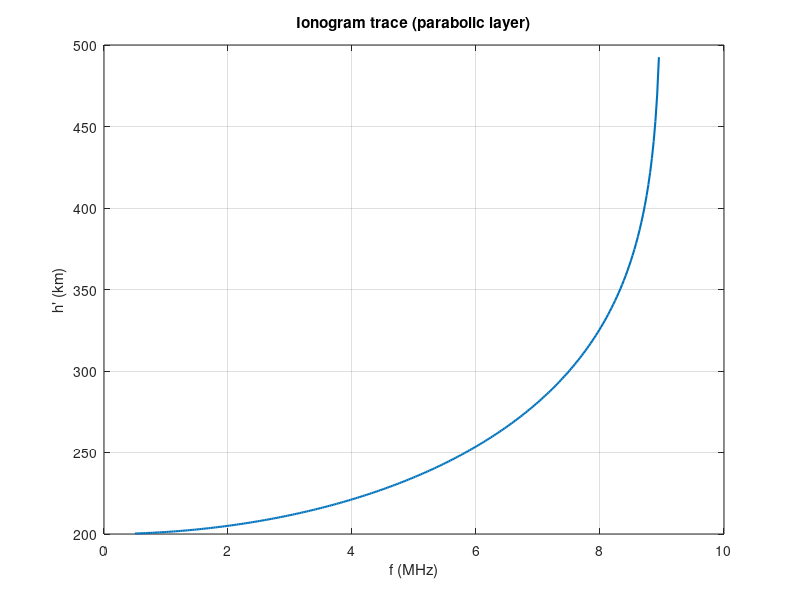
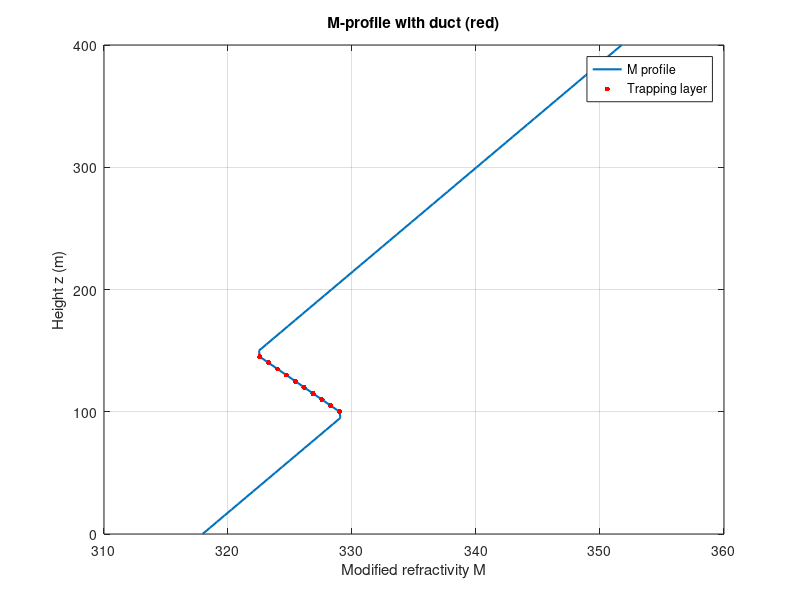

Recreate these plots in MATLAB, in order.
%% Exp 20 : Ionospheric virtual height and tropospheric refractivity / duct analysis
clc; clear; close all;

%% Part A : virtual height h'(f) of a parabolic layer (ionogram)
fc = 9; hb = 200; ym = 100;                   % MHz, km
f  = linspace(0.5,8.95,300);
hv = hb + (ym/2)*(f/fc).*log((1+f/fc)./(1-f/fc));
figure; plot(f,hv,'LineWidth',1.5); grid on; xlabel('f (MHz)'); ylabel("h' (km)"); title('Ionogram trace (parabolic layer)');
dt = 2e-3; hv_pulse = 3e8*dt/2/1e3;           % h' = c*dt/2 (km)
fprintf("Echo delay %.1f ms -> virtual height h' = %.0f km\n", dt*1e3, hv_pulse);
hf = @(x) hb + (ym/2)*(x/fc).*log((1+x/fc)./(1-x/fc));
exp_h = [221.2 253.6 325.9]; fq = [4 6 8];
fprintf('\n f(MHz)  computed h''(km)  expected  deviation(%%)\n');
for i = 1:3, fprintf('%5g %14.1f %10.1f %10.2f\n', fq(i), hf(fq(i)), exp_h(i), 100*(hf(fq(i))-exp_h(i))/exp_h(i)); end

%% Part B : tropospheric refractivity and M profile
T = 288; P = 1013; e = 10;                    % K, hPa, hPa
N0 = 77.6/T*(P + 4810*e/T);
fprintf('\nSurface refractivity N0 = %.1f N-units\n', N0);
z = 0:5:400;                                  % height (m)
grad = -40*ones(size(z)); grad(z>=100 & z<150) = -300;   % dN/dh (N-units/km)
N = N0 + cumtrapz(z/1e3, grad);               % refractivity profile
M = N + 0.157*z;                              % modified refractivity
trap = grad < -157;                           % trapping layer (dM/dh < 0)
a = 6371; k = 1./(1 + a*grad*1e-6);           % effective earth-radius factor
d_hor = 3.57*sqrt(k(1))*(sqrt(30)+sqrt(1.5)); % radio horizon (km), h1 = 30 m, h2 = 1.5 m
fprintf('k (lower layer, -40 N/km) = %.3f ; radio horizon = %.2f km\n', k(1), d_hor);
fprintf('Trapping layer (dM/dh < 0) from %g m to %g m\n', min(z(trap)), max(z(trap))+5);

figure; plot(M,z,'LineWidth',1.5); hold on; plot(M(trap),z(trap),'r.','MarkerSize',12); grid on;
xlabel('Modified refractivity M'); ylabel('Height z (m)'); title('M-profile with duct (red)'); legend('M profile','Trapping layer');

%% Classification table
gs = [20 -40 -100 -300];                      % example gradients (N-units/km)
fprintf('\n dN/dh      condition               k        dM/dh (M/km)\n');
for g = gs
    if g > 0, c = 'sub-refraction'; elseif g > -79, c = 'normal'; elseif g > -157, c = 'super-refraction'; else, c = 'ducting (trapping)'; end
    kk = 1/(1 + a*g*1e-6); fprintf('%5d   %-20s %8.3f %12d\n', g, c, kk, g+157);
end
fprintf('(k < 0 means the ray curvature exceeds the earth''s: the wave is trapped in the duct.)\n');
